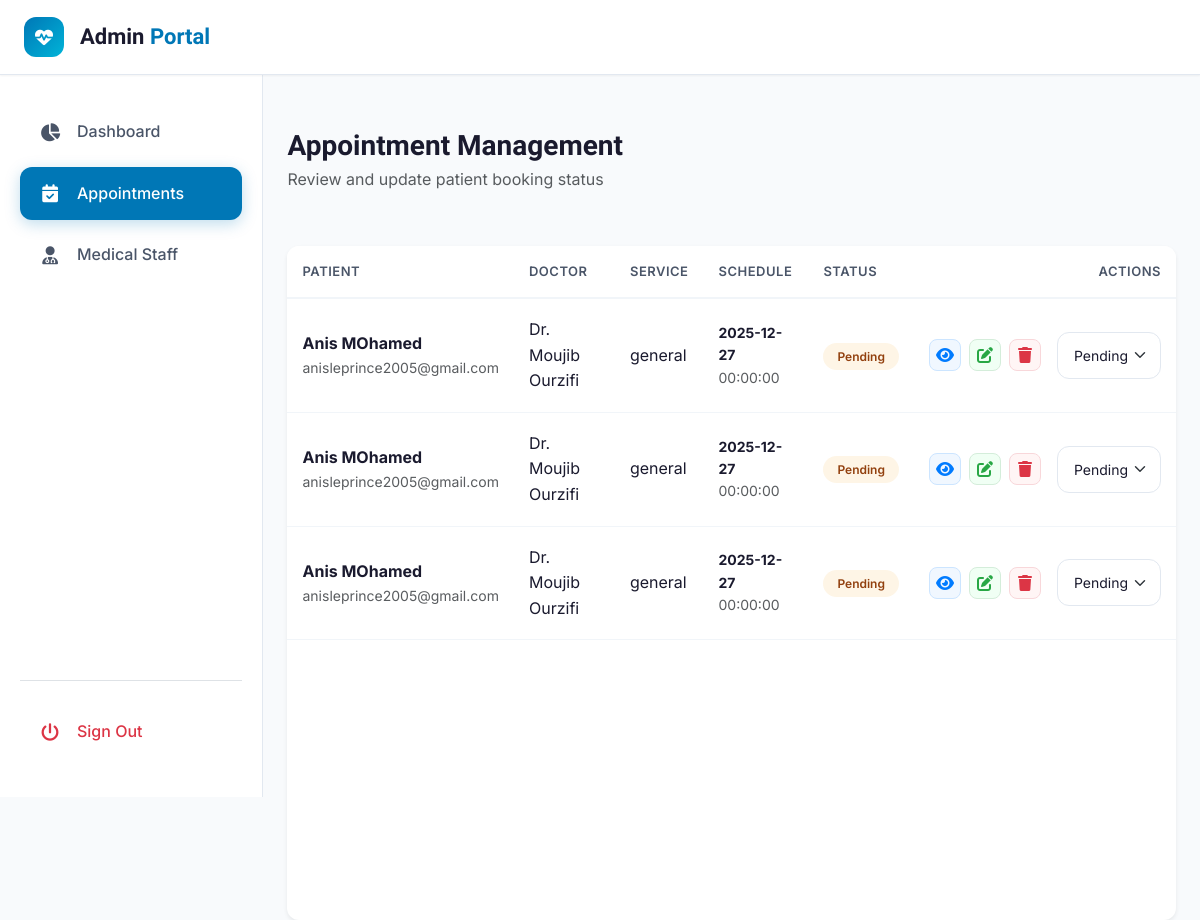
Before: /manage_appointments.php (signed in) with the older database file.
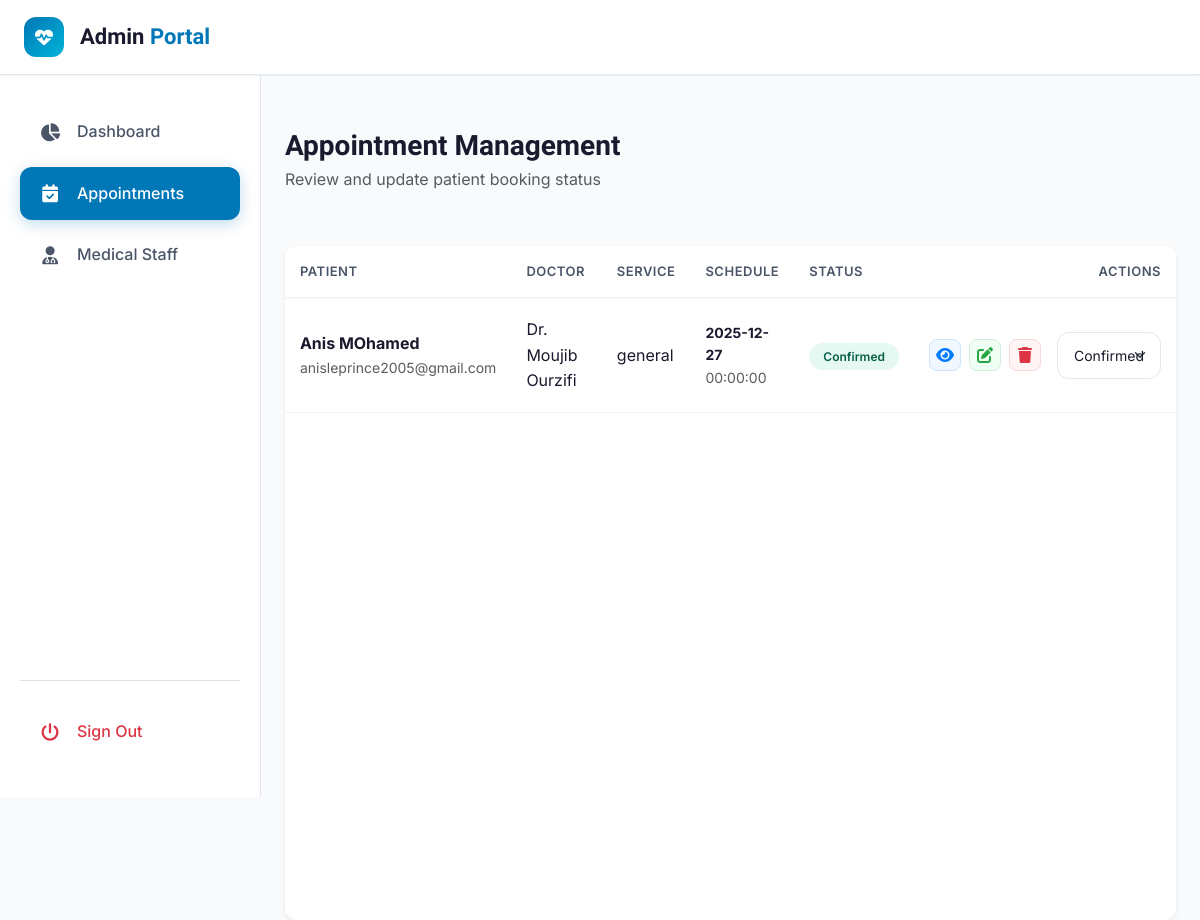
After: the same page with the newer database file.
### tables this page shows
CREATE TABLE `appointments` (
  `id` int(11) NOT NULL,
  `first_name` varchar(100) NOT NULL,
  `last_name` varchar(100) NOT NULL,
  `birthdate` date NOT NULL,
  `gender` enum('Male','Female') DEFAULT NULL,
  `requested_service` varchar(150) NOT NULL,
  `preferred_date` date NOT NULL,
  `preferred_time` time NOT NULL,
  `email` varchar(150) NOT NULL,
  `phone` varchar(30) NOT NULL,
  `address` text DEFAULT NULL,
  `allergies_history` text DEFAULT NULL,
  `selected_doctor` varchar(100) DEFAULT NULL,
  `medical_file` varchar(255) DEFAULT NULL,
  `created_at` datetime DEFAULT current_timestamp(),
  `updated_at` datetime DEFAULT current_timestamp() ON UPDATE current_timestamp(),
  `status` enum('Pending','Confirmed','Completed','Cancelled') DEFAULT 'Pending'
);

### manage_appointments.php (the view, shortened to what this page needs)
<?php
require_once 'connection.php';
$stmt = $pdo->query("SELECT * FROM appointments ORDER BY preferred_date DESC, preferred_time DESC");
$appointments = $stmt->fetchAll();
?>
<!DOCTYPE html>
<html lang="en">
<head>
    <link href="https://cdn.jsdelivr.net/npm/bootstrap@5.3.0/dist/css/bootstrap.min.css" rel="stylesheet">
    <link rel="stylesheet" href="https://cdnjs.cloudflare.com/ajax/libs/font-awesome/6.4.0/css/all.min.css">
    <link rel="stylesheet" href="styles.css">
</head>
<body class="admin-body">
    <nav class="navbar navbar-expand-lg admin-nav sticky-top">
        <div class="container-fluid px-4">
            <a class="navbar-brand d-flex align-items-center gap-3" href="admin.php">
                <div class="brand-logo" style="width: 40px; height: 40px; font-size: 18px;">
                    <i class="fas fa-heartbeat"></i>
                </div>
                <span class="brand-text">Admin <span class="brand-accent">Portal</span></span>
            </a>
        </div>
    </nav>
    <div class="d-flex">
        <aside class="sidebar d-none d-lg-block">
            <nav>
                <a href="admin.php" class="sidebar-link"><i class="fas fa-chart-pie"></i> Dashboard</a>
                <a href="manage_appointments.php" class="sidebar-link active"><i class="fas fa-calendar-check"></i> Appointments</a>
                <a href="medical-team.php" class="sidebar-link"><i class="fas fa-user-md"></i> Medical Staff</a>
                <div class="mt-auto pt-4 border-top">
                    <a href="logout.php" class="sidebar-link text-danger"><i class="fas fa-power-off"></i> Sign Out</a>
                </div>
            </nav>
        </aside>
        <main class="flex-grow-1 p-4">
            <div class="admin-header d-flex justify-content-between align-items-center mb-4">
                <div>
                    <h1 class="h3 font-sora fw-bold mb-1">Appointment Management</h1>
                    <p class="text-muted mb-0">Review and update patient booking status</p>
                </div>
            </div>
            <div class="admin-card border-0 shadow-sm overflow-hidden p-0">
                <div class="table-responsive">
                    <table class="table table-custom mb-0">
                        <thead>
                            <tr>
                                <th>Patient</th>
                                <th>Doctor</th>
                                <th>Service</th>
                                <th>Schedule</th>
                                <th>Status</th>
                                <th class="text-end">Actions</th>
                            </tr>
                        </thead>
                        <tbody>
                            <?php foreach ($appointments as $appt): ?>
                            <tr>
                                <td>
                                    <div class="patient-info">
                                        <div>
                                            <p class="mb-0 fw-bold"><?= htmlspecialchars($appt['first_name'] . ' ' . $appt['last_name']) ?></p>
                                            <p class="mb-0 text-muted small"><?= htmlspecialchars($appt['email']) ?></p>
                                        </div>
                                    </div>
                                </td>
                                <td><?= htmlspecialchars($appt['selected_doctor'] ?: 'Unassigned') ?></td>
                                <td><?= htmlspecialchars($appt['requested_service']) ?></td>
                                <td>
                                    <p class="mb-0 fw-bold small"><?= $appt['preferred_date'] ?></p>
                                    <p class="mb-0 text-muted small"><?= $appt['preferred_time'] ?></p>
                                </td>
                                <td>
                                    <?php
                                        $statusClass = 'badge-info';
                                        if($appt['status'] == 'Confirmed') $statusClass = 'badge-success';
                                        if($appt['status'] == 'Pending') $statusClass = 'badge-warning';
                                    ?>
                                    <span class="badge-status <?= $statusClass ?>"><?= $appt['status'] ?></span>
                                </td>
                                <td class="text-end">
                                    <div class="d-flex justify-content-end gap-2 align-items-center">
                                        <?php $apptData = htmlspecialchars(json_encode($appt), ENT_QUOTES, 'UTF-8'); ?>
                                        <button class="btn btn-action btn-details" title="Details" onclick='viewDetails(<?= $apptData ?>)'>
                                            <i class="fas fa-eye"></i>
                                        </button>
                                        <button class="btn btn-action btn-edit" title="Edit" onclick='editAppointment(<?= $apptData ?>)'>
                                            <i class="fas fa-edit"></i>
                                        </button>
                                        <button class="btn btn-action btn-delete" title="Delete" onclick="confirmDelete(<?= $appt['id'] ?>)">
                                            <i class="fas fa-trash"></i>
                                        </button>
                                        <form method="POST" class="ms-2">
                                            <select name="status" class="form-select form-select-sm d-inline-block w-auto" onchange="this.form.submit()">
                                                <option value="Pending" <?= $appt['status'] == 'Pending' ? 'selected' : '' ?>>Pending</option>
                                                <option value="Confirmed" <?= $appt['status'] == 'Confirmed' ? 'selected' : '' ?>>Confirmed</option>
                                            </select>
                                        </form>
                                    </div>
                                </td>
                            </tr>
                            <?php endforeach; ?>
                        </tbody>
                    </table>
                </div>
            </div>
        </main>
    </div>
</body>
</html>

### manage_appointments.php (style rules this page uses)
.btn-action { width: 32px; height: 32px; padding: 0; display: inline-flex; align-items: center; justify-content: center; border-radius: 8px; transition: all 0.2s; }
.btn-details { background: #f0f7ff; color: #007bff; border: 1px solid #cce5ff; }
.btn-edit { background: #f0fff4; color: #28a745; border: 1px solid #d4edda; }
.btn-delete { background: #fff5f5; color: #dc3545; border: 1px solid #f8d7da; }

Changed rows visible on the page:
removed appointments: first_name+last_name "Anis MOhamed", email "anisleprince2005@gmail.com", selected_doctor "Dr. Moujib Ourzifi", requested_service "general", preferred_date "2025-12-27", preferred_time "00:00:00", status "Pending"
removed appointments: first_name+last_name "Anis MOhamed", email "anisleprince2005@gmail.com", selected_doctor "Dr. Moujib Ourzifi", requested_service "general", preferred_date "2025-12-27", preferred_time "00:00:00", status "Pending"
changed appointments "Anis MOhamed": status "Pending" → "Confirmed"
